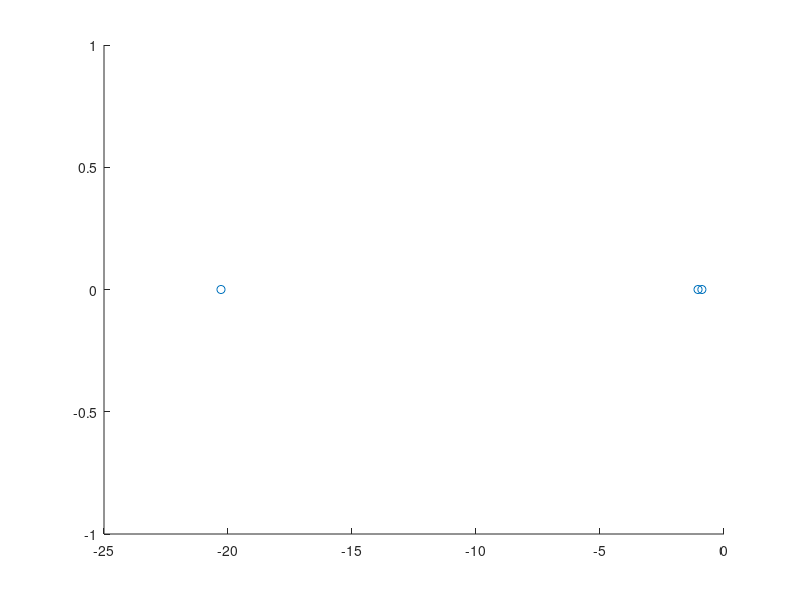
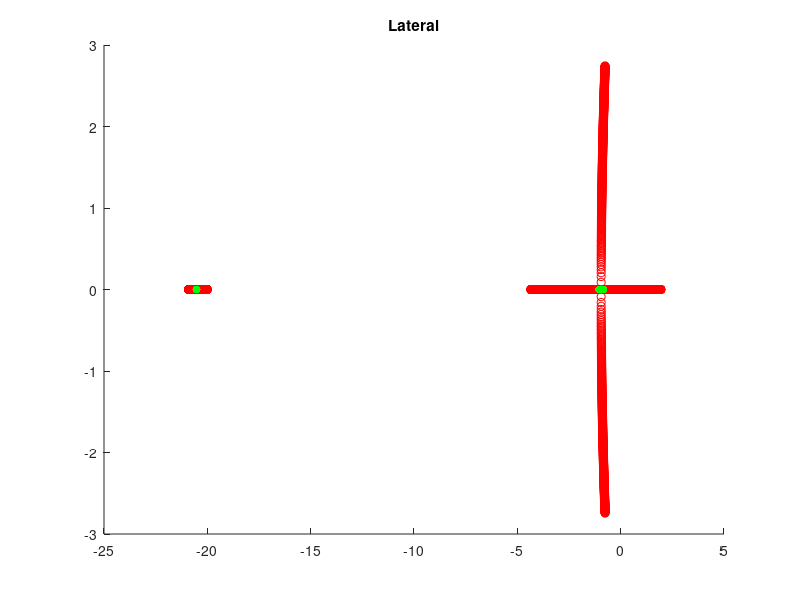
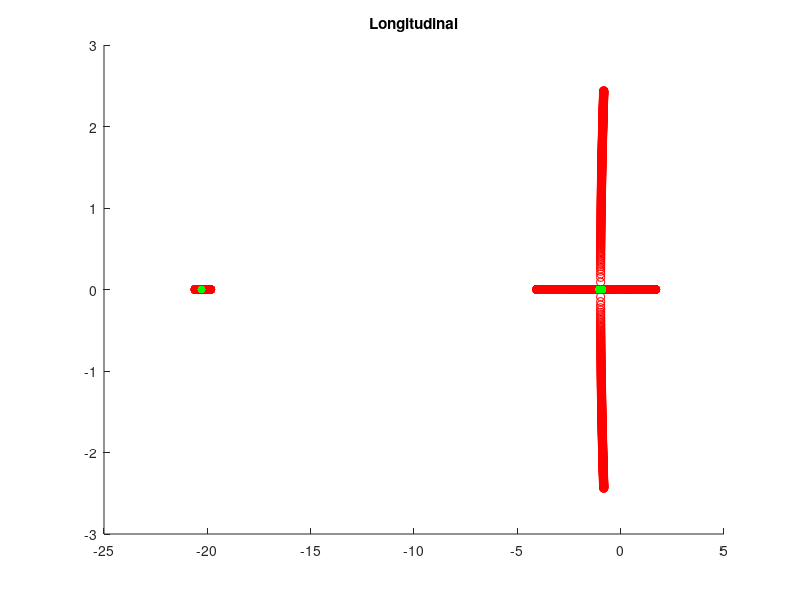

These figures' MATLAB source, in order:
%% Clean up
clear; close all; clc;


%% Finding the k3 value
%Constants
mass = 0.068;       %kg
radialDist = 0.06;  %m
km = 0.0024;    %N*m/N, controlMomentCoeff
nu = 1e-3;          %N/(m/s)^2, aeroForceCoeff
mu = 2e-6;         %N*m/(rad/s)^2, aeroMomentCoeff
g = 9.81;
Ix = 5.8e-5;    %kg*m^2
Iy = 7.2e-5;    %kg*m^2
Iz = 1.0e-4;   %kg*m^2
I = [Ix, 0, 0; 0, Iy, 0; 0, 0, Iz];


%Longitudinal
k1Long = 0.0016;
k2Long = 0.0029;
k3Long = 0;

%Lateral
k1Lat = 0.0013;
k2Lat = 0.0023;
k3Lat = 0;


%Setting up the A matrix for lateral dynamics
Alat = [0, g, 0; 0, 0, 1; -k3Lat, -k2Lat, -k1Lat];

%Setting up the A matrix for longitudinal dynamics
Along = [0, -g, 0,; 0, 0, 1; -k3Long, -k2Long, -k1Long];

%Setting up various k3 values
k3Values = linspace(-0.001,0.001,1000);

%Eig returns 3 by 1 eigenvalues
eigenVecLat = zeros(length(k3Values), 3);
eigenVecLong = zeros(length(k3Values), 3);

%Calculating the eigenvalues
%Imaginary tolerance
tolerance = 0.025;


for i = 1:length(k3Values)
    k3Lat = k3Values(i);
    k3Long = k3Values(i);
    Alat = [0, g, 0; 0, 0, 1; -k3Lat/Ix, -k2Lat/Ix, -k1Lat/Ix];
    Along = [0, -g, 0,; 0, 0, 1; -k3Long/Iy, -k2Long/Iy, -k1Long/Iy];
    eigenVecLat(i,:) = eig(Alat)';
    eigenVecLong(i,:) = eig(Along)';
    
    %Try to find the k3 value that gives us three eigenvalues that are
    %negative and all real within some tolerance
    imagComponents = imag(eigenVecLat(i,:));
    realComponents = real(eigenVecLat(i,:));
    
    realComponentsLong = real(eigenVecLong(i,:));
    
    if(realComponentsLong(1) == -1.04722 || realComponentsLong(2) == -1.04722 || realComponentsLong(3) == -1.04722)
        x = 5
    end
end


%Getting the eigenvalue for k3
%Lateral
finalK3ValueLat = k3Values(554);
Alat = [0, g, 0; 0, 0, 1; -finalK3ValueLat/Ix, -k2Lat/Ix, -k1Lat/Ix];
eigenFinalLat = eig(Alat);


%Longitudinal
finalK3ValueLong = k3Values(431);
Along = [0, -g, 0; 0, 0, 1; -finalK3ValueLong/Iy, -k2Long/Iy, -k1Long/Iy];
eigenFinalLong = eig(Along);
scatter(real(eigenFinalLong), imag(eigenFinalLong));


%Plotting the root locus plots
%Lateral dynamics
figure();
scatter(real(eigenVecLat(:,1)), imag(eigenVecLat(:,1)), 'r');
hold on
scatter(real(eigenVecLat(:,2)), imag(eigenVecLat(:,2)), 'r');
scatter(real(eigenVecLat(:,3)), imag(eigenVecLat(:,3)), 'r');
scatter(real(eigenFinalLat), imag(eigenFinalLat), 'g', 'filled');

title('Lateral');



%Longitudinal
figure();
scatter(real(eigenVecLong(:,1)), imag(eigenVecLong(:,1)), 'r');
hold on
scatter(real(eigenVecLong(:,2)), imag(eigenVecLong(:,2)), 'r');
scatter(real(eigenVecLong(:,3)), imag(eigenVecLong(:,3)), 'r');
scatter(real(eigenFinalLong), imag(eigenFinalLong), 'g', 'filled');

title('Longitudinal');






